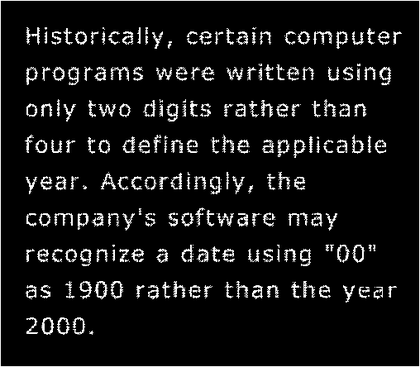
%> input picture Codes for Exercise 6/2.tif, 420 x 367 px, shrunk from 508 x 444 before the run
$ octave 2.m   (GNU Octave 9; MATLAB toolbox functions it lacks are replaced by stand-ins)
%> lines starting %> are read from the running program, lines starting %| are printed output that depends on the picture; in (x1, y1, x2, y2) boxes, pixels count from 0 and x2, y2 are one past the last pixel; in counts of white or black regions, pixels touching at a corner belong together; the program's own positions count from 1
%in barnamei baraye DILATION ast,BARAYE
%EJRAYE BARNAME HAME BARNAME RA ENTEKHAB KARDE(Ctrl+A & Ctrl+C)VA DAR Command
%Window MATLAB PASTE KONID.
clc;
clear all;
close all;
Img=imread('2.tif');
%> Img is the input picture: size 367x420 uint8; min 0, max 255, mean 20.5
Img=double(Img);
%> Img: size 367x420 double
figure,imshow(Img);title('tasvire vorudi');
%> after `imshow(Img)`:
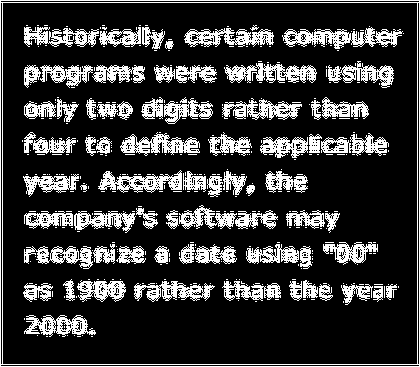
%> displayed picture: size 367x420, on the screen's scale of 0 to 255; 21.3% white in thin lines or dots
%eleman sakhtari
B=getnhood(strel('arbitrary',[1 1 1;1 1 1;1 1 1]));
x=floor(size(B,1)/2);
y=floor(size(B,2)/2);
Pad=padarray(Img,[x y],1);
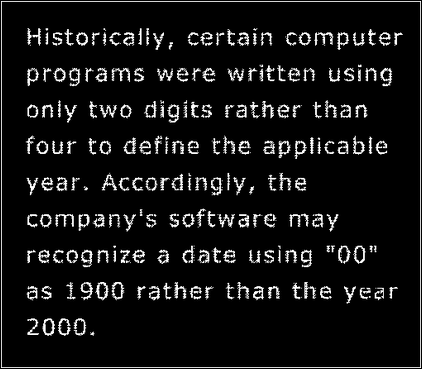
%> Pad: size 369x422 double; min 0, max 255, mean 20.3
V=false(size(Img));
for i=1:size(Pad,1)-(2*x)
    for j=1:size(Pad,2)-(2*y)

        Temp=Pad(i:i+(2*x),j:j+(2*y));

        V(i,j)=max(max(Temp&B));

    end
end
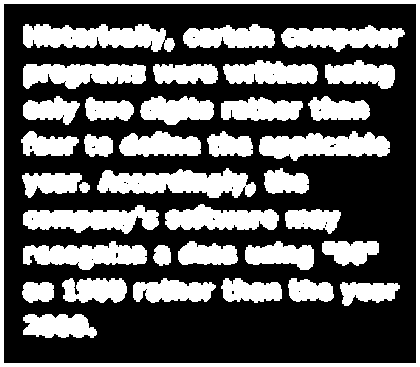
%> V: size 367x420 logical; 36.7% white; 37 white regions, largest, box (x1, y1, x2, y2) and area: (0, 0, 420, 367) 6232, (97, 168, 256, 198) 3067, (23, 24, 175, 52) 2884
figure,imshow(V);title('tasvire khoruji Dilation');

$ run again, with Codes for Exercise 6/12.tif copied over Codes for Exercise 6/2.tif
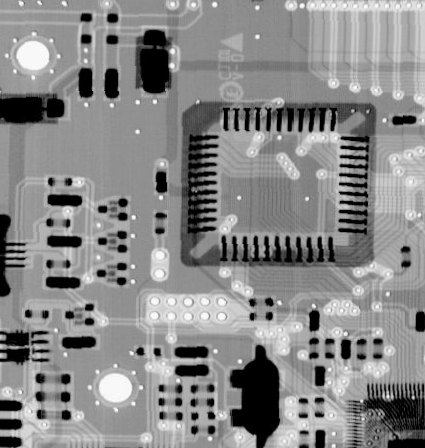
%> input picture Codes for Exercise 6/12.tif, 425 x 448 px
%> Img is the input picture: size 448x425 uint8; min 0, max 255, mean 136.4
%> Img: size 448x425 double
%> `imshow(Img)`:
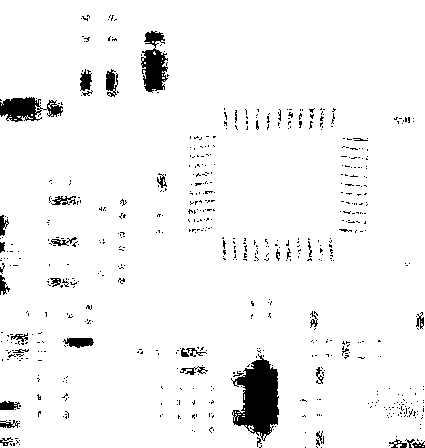
%> displayed picture: size 448x425, on the screen's scale of 0 to 255; 95.4% white; 637 black regions (597 under 20 px), largest, box (x1, y1, x2, y2) and area: (231, 354, 279, 441) 2459, (141, 31, 168, 93) 1010, (0, 97, 63, 122) 911
%> after the loop `for i=1:size(Pad,1)-(2*x)`:
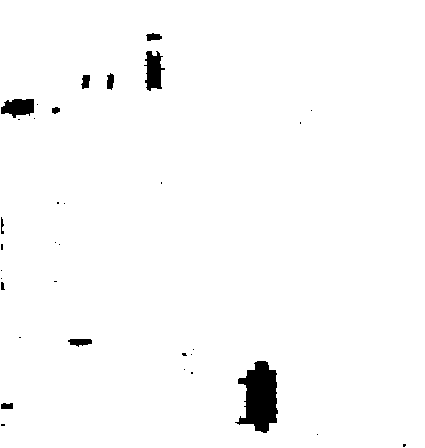
%> V: size 448x425 logical; 98.1% white; 34 black regions (23 under 20 px), largest, box (x1, y1, x2, y2) and area: (235, 361, 278, 433) 1968, (144, 51, 165, 91) 528, (1, 99, 34, 118) 462

$ run again, with Codes for Exercise 6/13.tif copied over Codes for Exercise 6/2.tif
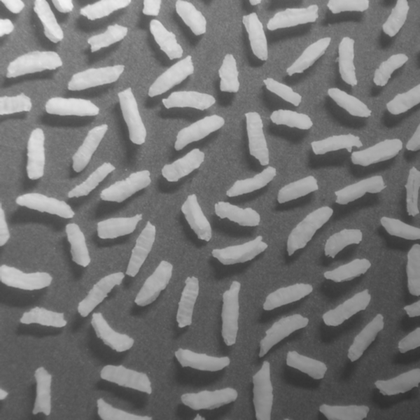
%> input picture Codes for Exercise 6/13.tif, 420 x 420 px, shrunk from 600 x 600 before the run
%> Img is the input picture: size 420x420 uint8; min 47, max 243, mean 116.4
%> Img: size 420x420 double
%> `Pad=padarray(Img,[x y],1);`:
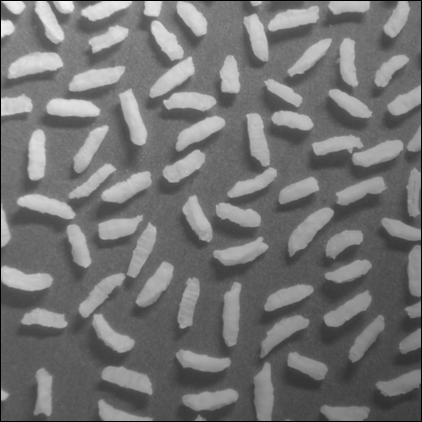
%> Pad: size 422x422 double; min 1, max 243, mean 115.3

$ run again, with Codes for Exercise 6/14.tif copied over Codes for Exercise 6/2.tif
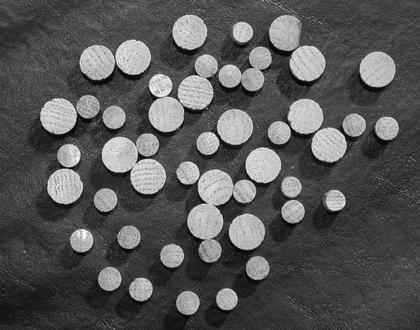
%> input picture Codes for Exercise 6/14.tif, 420 x 330 px, shrunk from 675 x 531 before the run
%> Img is the input picture: size 330x420 uint8; min 2, max 255, mean 86.7
%> Img: size 330x420 double
%> `Pad=padarray(Img,[x y],1);`:
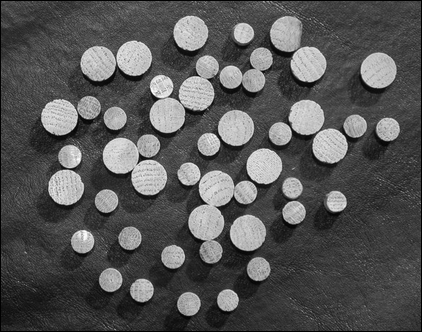
%> Pad: size 332x422 double; min 1, max 255, mean 85.8
